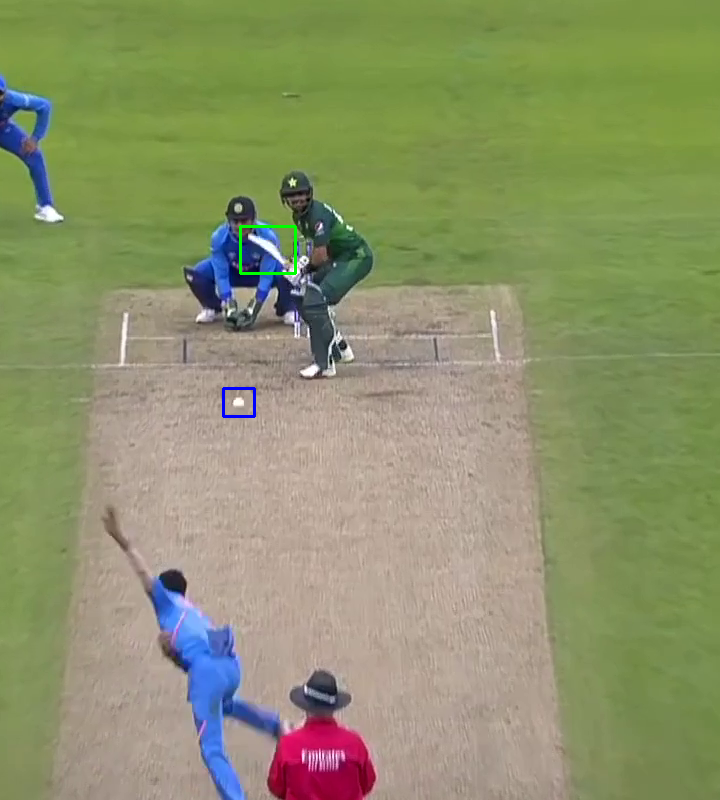
#> input picture frames/4.png, 720 x 800 px, given in place of 4.mp4, which was not available
$ jupyter execute --allow-errors Ball_tracking.ipynb   (shell and % lines are left out)
#> lines starting #> are read from the running program, lines starting #| are printed output that depends on the picture; after the words box and inside, x2 and y2 are one past the last pixel; in counts of white or black regions, pixels touching at a corner belong together; pictures that were not available may be replaced by others from this repository, and a replacement may not be noted
[cell 1]
import matplotlib.pyplot as plt
import pandas as pd
import numpy as np
import imutils
import pickle
import cv2
import os
import re

[cell 2]

video_name = "4"
video = "./videos/" + video_name + ".mp4"

cap = cv2.VideoCapture(video)
cnt = 0

if (cap.isOpened() == False):
    print("File can not be opened")

ret, first_frame = cap.read()
#> first_frame is the input picture: shape (800, 720, 3); mean B, G, R 107, 146.6, 140.5

while(cap.isOpened()):
    ret, frame = cap.read()

    if ret == True:
        roi = frame[:800,:]
        thresh = 600
        end = roi.shape[1] - thresh
#> end = 120
        roi = roi[:, thresh:end]
#> roi = empty array

        cv2.imshow("image", roi)

        if cv2.waitKey(25) & 0xFF == ord('q'):
#> (key q is pressed here)
            break

        cv2.imwrite('./frames/' + str(cnt) + '.png', roi)
        cnt = cnt + 1
    else:
        break

cv2.destroyAllWindows()

[cell 3]
frames = os.listdir('frames/')
frames.sort(key=lambda f: int(re.sub('\D', '', f)))

images = []
for i in frames:
    img = cv2.imread('frames/' + i)
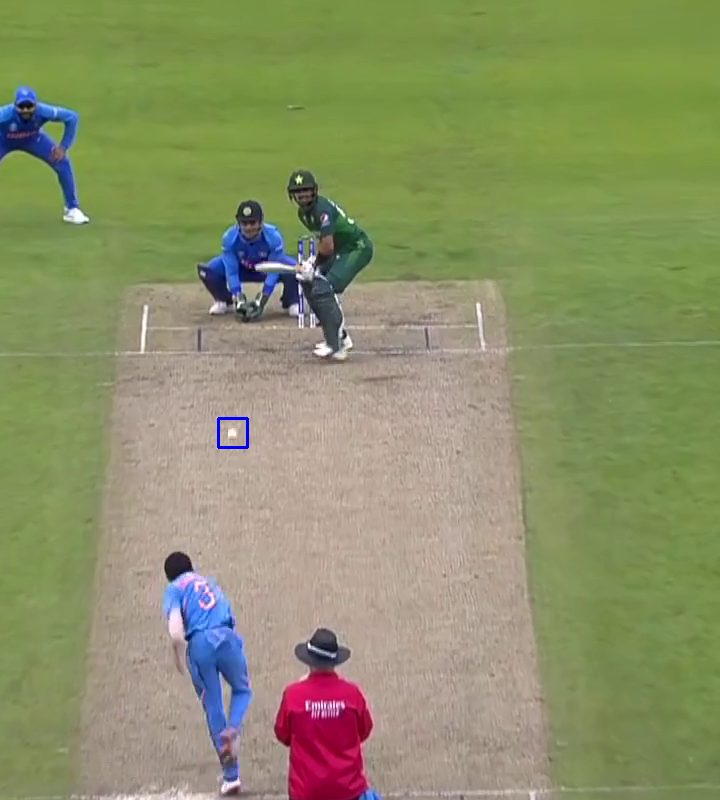
#> input picture frames/0.png, 720 x 800 px
#> img is the input picture: shape (800, 720, 3); mean B, G, R 104.3, 145.1, 139.2
    img = cv2.cvtColor(img, cv2.COLOR_BGR2GRAY)
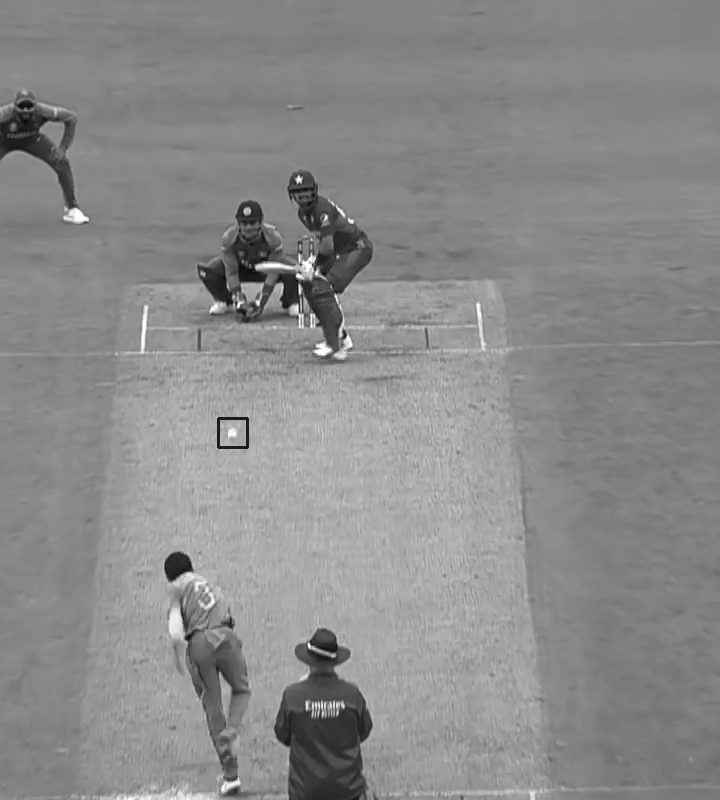
#> img: shape (800, 720); min 3, max 255, mean 138.6
    img = cv2.GaussianBlur(img, (5, 5), 0)
    images.append(img)
#> pass 2 of the loop `for i in frames:`:
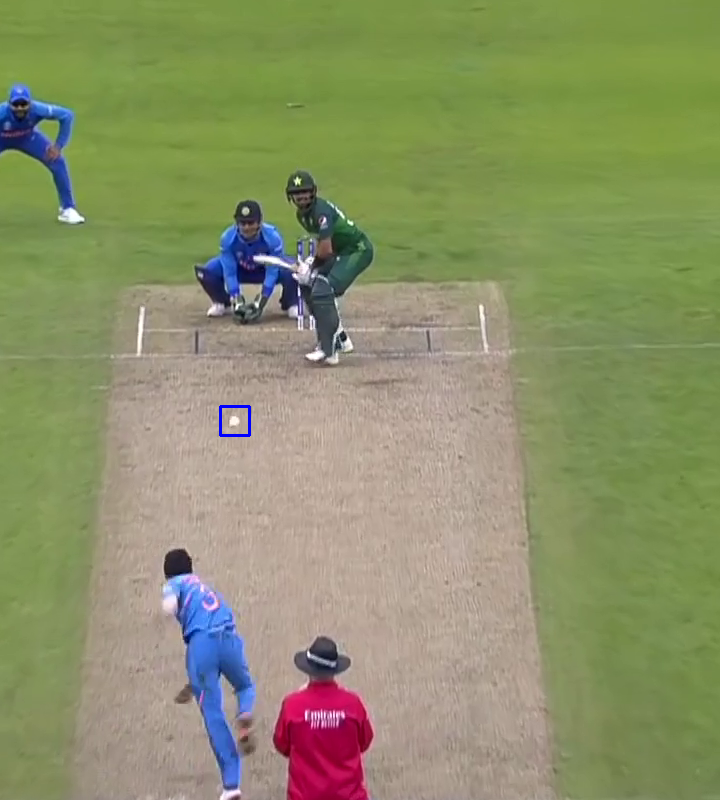
#> input picture frames/1.png, 720 x 800 px
#> img is the input picture: shape (800, 720, 3); mean B, G, R 105, 145.3, 139.6
#> `img = cv2.cvtColor(img, cv2.COLOR_BGR2GRAY)`:
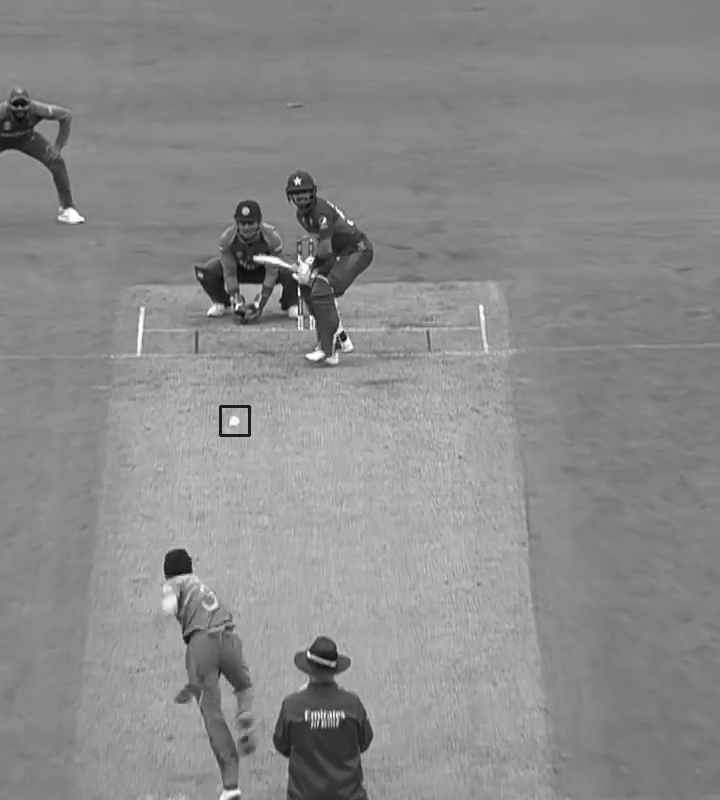
#> img: shape (800, 720); min 3, max 255, mean 138.9
#> pass 3 of the loop `for i in frames:`:
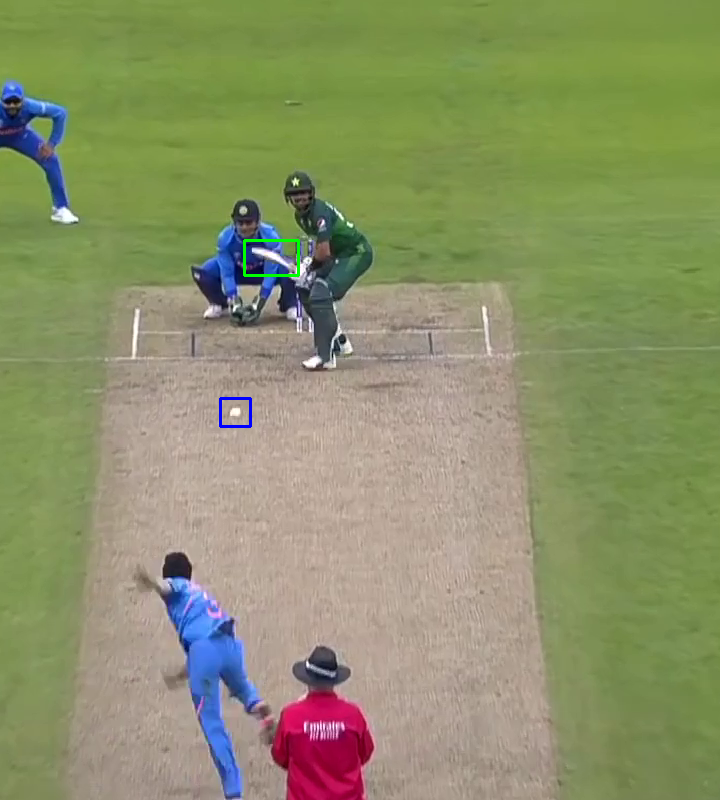
#> input picture frames/2.png, 720 x 800 px
#> img is the input picture: shape (800, 720, 3); mean B, G, R 105, 145.5, 139.4
#> `img = cv2.cvtColor(img, cv2.COLOR_BGR2GRAY)`:
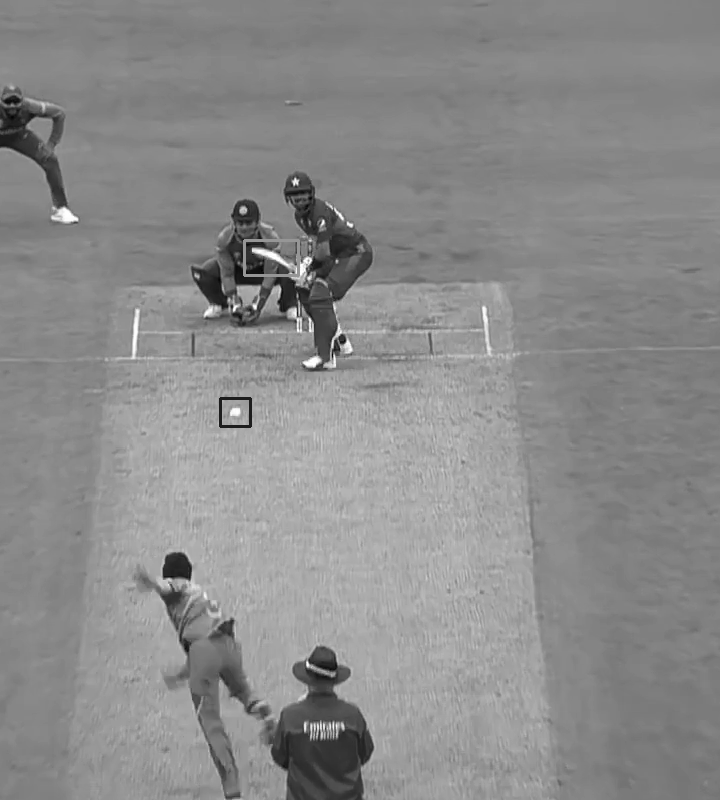
#> img: shape (800, 720); min 3, max 255, mean 139
#> the loop made 4 passes; the first 3 are shown

images=np.array(images)

[cell 4]
nonzero=[]
for i in range((len(images) - 1)):

    mask = cv2.absdiff(images[i], images[i + 1])
    _ , mask = cv2.threshold(mask, 50, 255, cv2.THRESH_BINARY)
    num = np.count_nonzero((mask.ravel()))
    nonzero.append(num)
#> this loop made 3 passes
#> pass 1, `mask = cv2.absdiff(images[i], images[i + 1])`:
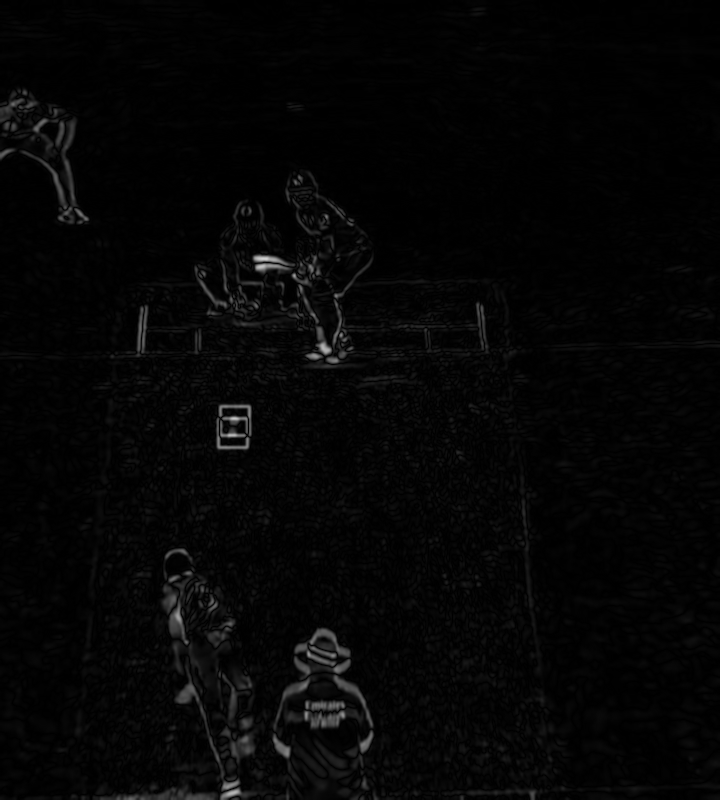
#> mask: shape (800, 720); min 0, max 209, mean 5.2
#> pass 1, `_ , mask = cv2.threshold(mask, 50, 255, cv2.THRESH_BINARY)`:
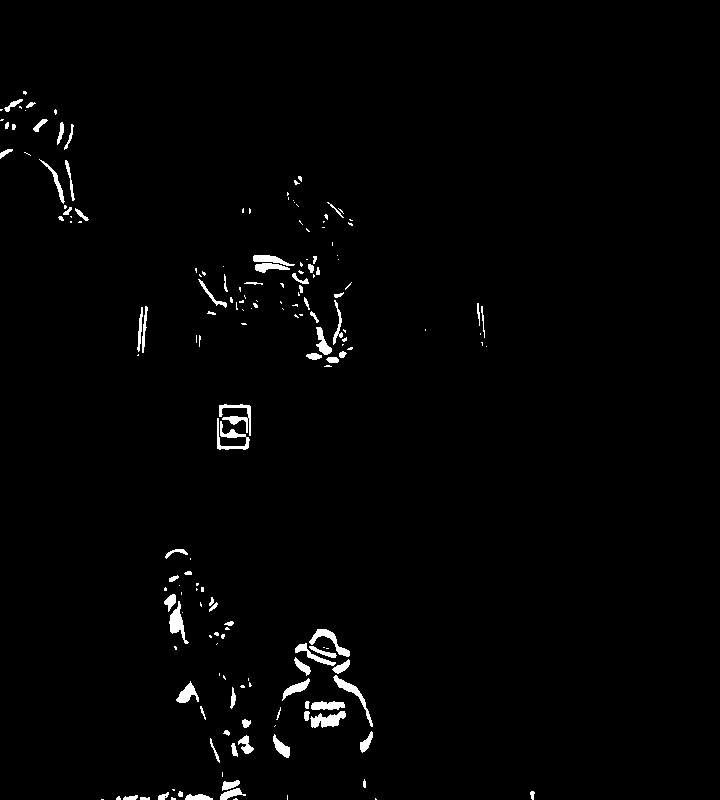
#> mask: shape (800, 720); 1.5% white; 178 white regions (100 under 20 px), largest, box (x1, y1, x2, y2) and area: (219, 404, 251, 436) 352, (217, 418, 250, 450) 352, (310, 711, 346, 728) 350
#> pass 2, `mask = cv2.absdiff(images[i], images[i + 1])`:
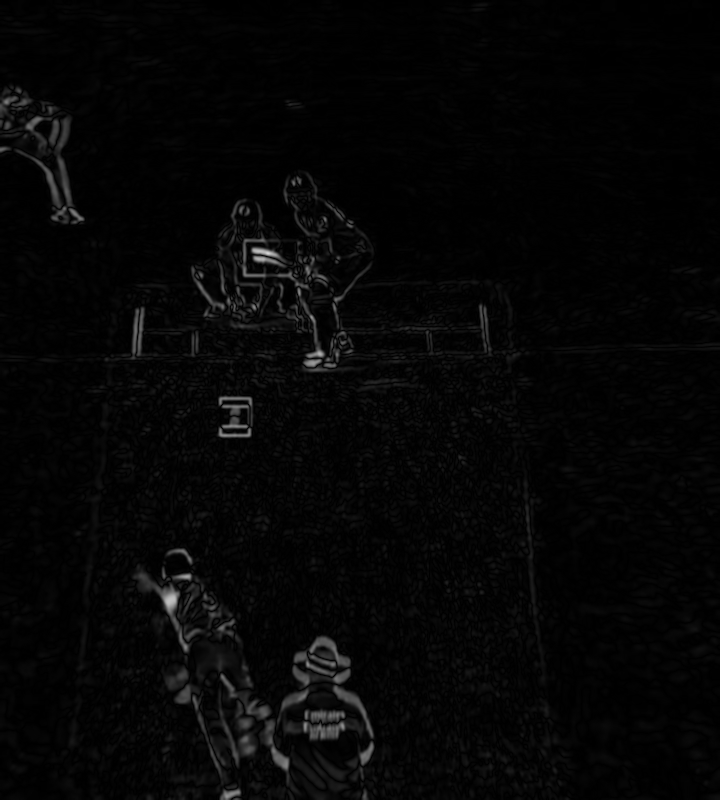
#> mask: shape (800, 720); min 0, max 212, mean 5.5
#> pass 2, `_ , mask = cv2.threshold(mask, 50, 255, cv2.THRESH_BINARY)`:
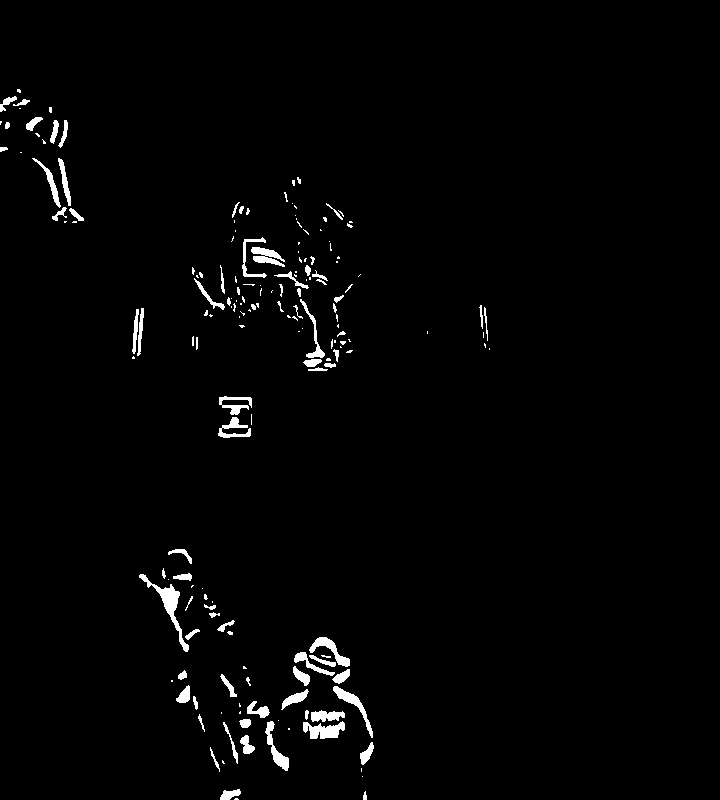
#> mask: shape (800, 720); 1.8% white; 179 white regions (100 under 20 px), largest, box (x1, y1, x2, y2) and area: (139, 574, 189, 652) 673, (303, 721, 345, 739) 464, (333, 686, 373, 738) 397


x = np.arange(0, len(images) - 1)
y = nonzero

plt.figure(figsize = (20, 4))
plt.scatter(x, y)
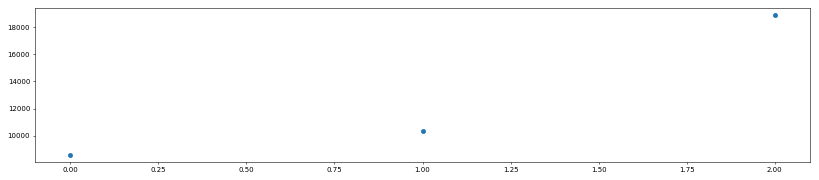
#> figure drawn by matplotlib, 1 panel

#> (a cell that did not finish here is left out)

#> (a cell that did not finish here is left out)

[cell 7]
contours, hierarchy = cv2.findContours(mask, cv2.RETR_TREE, cv2.CHAIN_APPROX_SIMPLE)
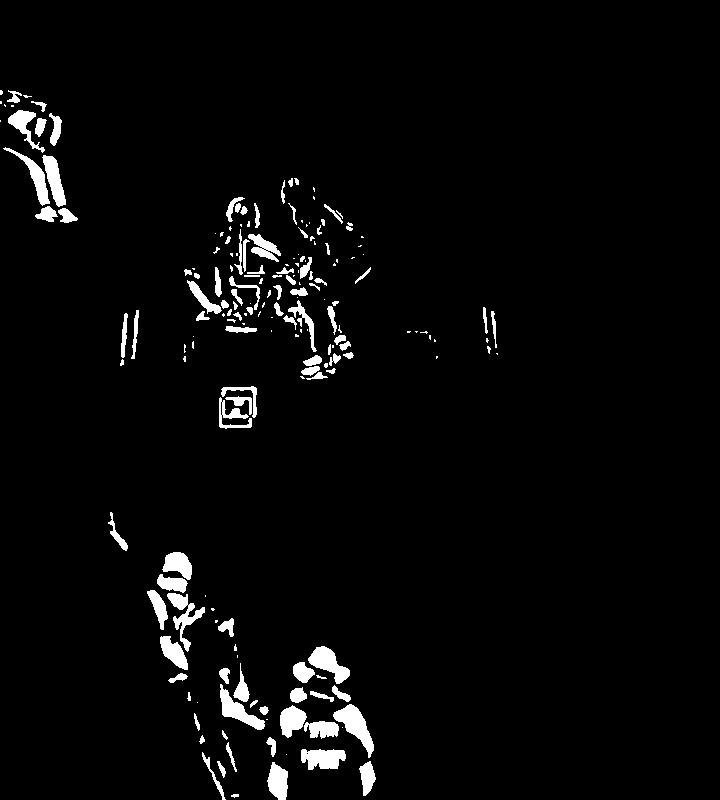
#> mask: shape (800, 720); 3.3% white; 189 white regions (80 under 20 px), largest, box (x1, y1, x2, y2) and area: (333, 704, 374, 758) 874, (308, 646, 350, 684) 745, (301, 749, 346, 770) 715

#> (a cell that did not finish here is left out)

[cell 9]
def thresholding(image, v1, v2):
#> called with v1 = 200, v2 = 255
    _, mask = cv2.threshold(image, v1, v2, cv2.THRESH_BINARY)
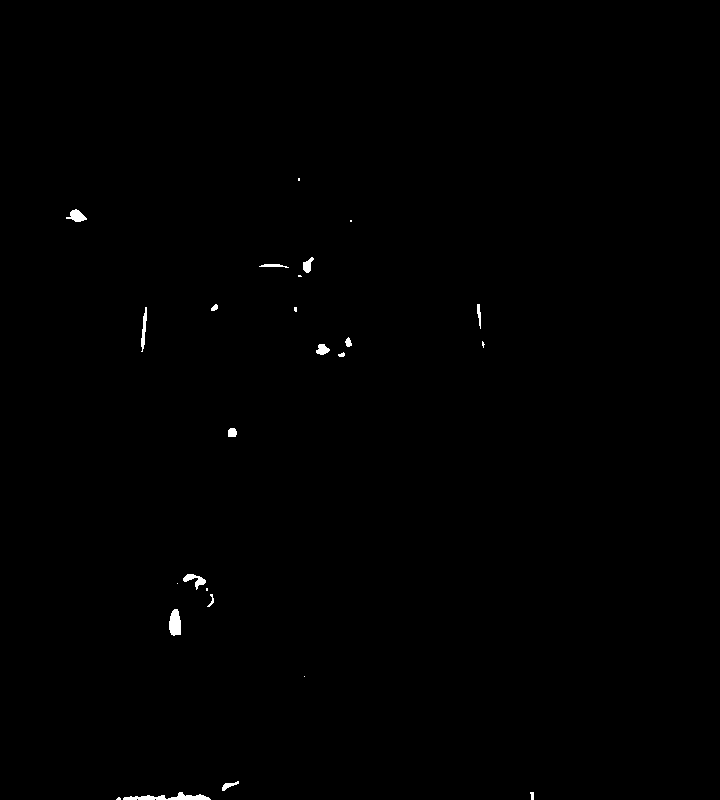
#> mask: shape (800, 720); 0.31% white; 25 white regions (9 under 20 px)
#> `contours, _ = cv2.findContours(mask, cv2.RETR_TREE, cv2.CHAIN_APPROX_S..`: contours = 25 contours, 12 with area under 20; largest, box (x1, y1, x2, y2) and area: (123, 792, 211, 800) 258, (169, 609, 181, 636) 229, (66, 209, 87, 222) 130, (183, 574, 206, 590) 120, (141, 307, 147, 352) 91
#> the loop `for i in range(len(contours)):` made 25 passes
#> after the loop `for i in range(len(contours)):`: cnt = 21

    return mask

#> (a cell that did not finish here is left out)

[cell 11]
from sklearn.model_selection import train_test_split
#> (the rest of this cell did not finish here and is left out)

[cell 12]
from sklearn.ensemble import RandomForestClassifier
rfc = RandomForestClassifier(max_depth=30, criterion='entropy')
#> (the rest of this cell did not finish here and is left out)

[cell 13]
from sklearn.metrics import classification_report
#> (the rest of this cell did not finish here and is left out)

[cell 14]
ball_df = pd.DataFrame(columns=['frame', 'Frame Number', 'Frame Width', 'Frame Height', 'xmin', 'ymin', 'xmax', 'ymax'])
bat_df = pd.DataFrame(columns=['frame', 'Frame Number', 'Frame Width', 'Frame Height', 'xmin', 'ymin', 'xmax', 'ymax'])

thres_val = 200
threshold = 15 * 10e3


#> (the rest of this cell did not finish here and is left out)

[cell 15]
ball_df.dropna(inplace=True)
bat_df.dropna(inplace=True)

[cell 16]
ball_df = ball_df.reset_index()
bat_df = bat_df.reset_index()

[cell 17]
ball_files = ball_df['frame'].values
bat_files = bat_df['frame'].values

for idx in range(len(ball_files)):
    img = cv2.imread('frames/' + ball_files[idx])

    xmin = ball_df.loc[idx, 'xmin']
    ymin = ball_df.loc[idx, 'ymin']
    xmax = ball_df.loc[idx, 'xmax']
    ymax = ball_df.loc[idx, 'ymax']

    cv2.rectangle(img, (xmin, ymin), (xmax, ymax), (255,0,0), 2)
    cv2.imwrite("frames/" + ball_files[idx], img)

for idx in range(len(bat_files)):
    img = cv2.imread('frames/' + bat_files[idx])

    xmin = bat_df.loc[idx, 'xmin']
    ymin = bat_df.loc[idx, 'ymin']
    xmax = bat_df.loc[idx, 'xmax']
    ymax = bat_df.loc[idx, 'ymax']

    cv2.rectangle(img, (xmin, ymin), (xmax, ymax), (0, 255, 0), 2)
    cv2.imwrite("frames/" + bat_files[idx], img)

[cell 18]
frames = os.listdir('frames/')
frames.sort(key=lambda f: int(re.sub('\D', '', f)))

frame_array=[]

for i in range(len(frames)):
    img = cv2.imread('frames/'+frames[i])
    height, width, layers = img.shape
#> height = 800; width = 720; layers = 3
    size = (width,height)
#> size = (720, 800)
    frame_array.append(img)
#> pass 2 of the loop `for i in range(len(frames)):`:
#> pass 3 of the loop `for i in range(len(frames)):`:
#> the loop made 4 passes; the first 3 are shown

out = cv2.VideoWriter('./processed_videos/' + video_name + ".mp4", cv2.VideoWriter_fourcc(*'DIVX'), 25, size)

for i in range(len(frame_array)):
    out.write(frame_array[i])
out.release()
